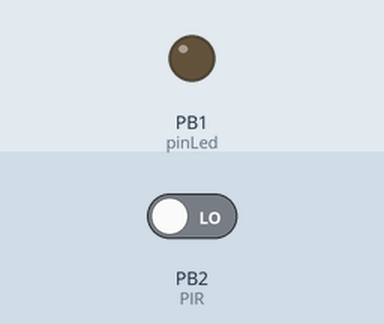
This sketch was run on a simulated ATtiny85, built with avr-gcc and run on an emulated ATtiny85. Parts: output pins drawn as LEDs (lit = HIGH). Inputs (shaded band) come from the test bench; at power-on: PB2 (PIR) LOW. Sleep ends after the set time or at an interrupt.

Above: at 16.2 s.
16.3 s: PB2 (PIR) driven HIGH
At 17.6 s:
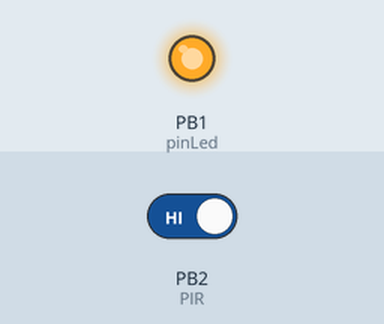
Timing chart, 0 to 26.0 s (numbered marks = the images above; inputs shaded):
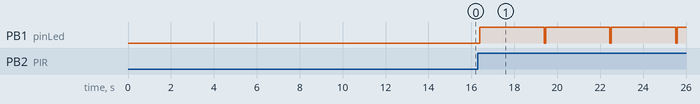

The sketch:

PIR_attiny_ino.ino
```cpp
/*
 * Watchdog Sleep Example
 * Demonstrate the Watchdog and Sleep Functions
 * LED on digital pin 0
 *
 * KHM 2008 / Lab3/  Martin Nawrath nawrath@khm.de
 * Kunsthochschule fuer Medien Koeln
 * Academy of Media Arts Cologne
 *
 * Modified on 5 Feb 2011 by InsideGadgets (www.insidegadgets.com)
 * to suit the ATtiny85 and removed the cbi( MCUCR,SE ) section
 * in setup() to match the Atmel datasheet recommendations
 */

#include <avr/sleep.h>
#include <avr/wdt.h>

#ifndef cbi
#define cbi(sfr, bit) (_SFR_BYTE(sfr) &= ~_BV(bit))
#endif
#ifndef sbi
#define sbi(sfr, bit) (_SFR_BYTE(sfr) |= _BV(bit))
#endif

int pinLed = 1;
int PIR = 2;
volatile boolean f_wdt = 1;

void setup(){
  pinMode(pinLed,OUTPUT);
  pinMode(PIR, INPUT);
  setup_watchdog(6); // approximately 4 seconds sleep
  delay(15000);
}

void loop(){
  if (f_wdt==1) {  // wait for timed out watchdog / flag is set when a watchdog timeout occurs
    f_wdt=0;       // reset flag

    if(digitalRead(PIR)) {
      digitalWrite(pinLed,HIGH);
      delay(3000);
      digitalWrite(pinLed,LOW);
    }

    pinMode(pinLed,INPUT); // set all used port to intput to save power
    system_sleep();
    pinMode(pinLed,OUTPUT); // set all ports into state before sleep
  }
}

// set system into the sleep state
// system wakes up when wtchdog is timed out
void system_sleep() {
  cbi(ADCSRA,ADEN);                    // switch Analog to Digitalconverter OFF

  set_sleep_mode(SLEEP_MODE_PWR_DOWN); // sleep mode is set here
  sleep_enable();

  sleep_mode();                        // System sleeps here

  sleep_disable();                     // System continues execution here when watchdog timed out
  sbi(ADCSRA,ADEN);                    // switch Analog to Digitalconverter ON
}

// 0=16ms, 1=32ms,2=64ms,3=128ms,4=250ms,5=500ms
// 6=1 sec,7=2 sec, 8=4 sec, 9= 8sec
void setup_watchdog(int ii) {

  byte bb;
  int ww;
  if (ii > 9 ) ii=9;
  bb=ii & 7;
  if (ii > 7) bb|= (1<<5);
  bb|= (1<<WDCE);
  ww=bb;

  MCUSR &= ~(1<<WDRF);
  // start timed sequence
  WDTCR |= (1<<WDCE) | (1<<WDE);
  // set new watchdog timeout value
  WDTCR = bb;
  WDTCR |= _BV(WDIE);
}

// Watchdog Interrupt Service / is executed when watchdog timed out
ISR(WDT_vect) {
  f_wdt=1;  // set global flag
}
```

Measured:
- after the input at 16.3 s, PB1 (pinLed): alternates HIGH for 3.0 s and LOW for 0.07 s, starting after 0.08 s
